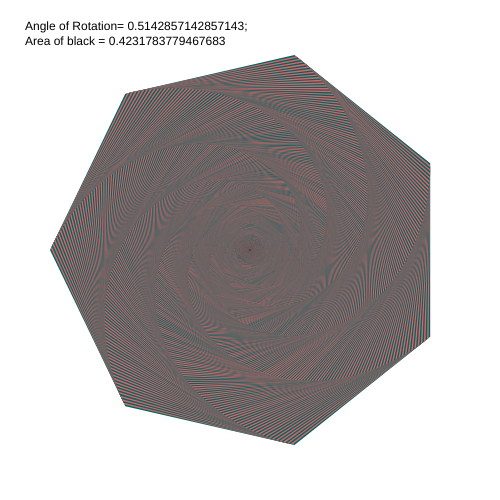
Frame 1 (no input)
Frame 60 (no input): identical to frame 1, image omitted
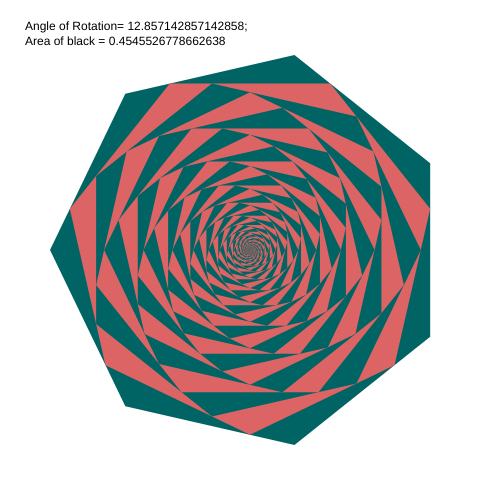
Frame 120 (the mouse pressed at the canvas centre since frame 60)

The p5.js sketch that drew these frames (run headless with seeded random() and noise() and a simulated clock; from frame 60 on, the mouse is pressed at the canvas centre):

// p5.js sketch
// ── sketch.js
let height = 500;
let width = 500;
let n = 7; //sides
let a = 180 * (n - 2) / n; //interior angle of regular polygon
let rot = 10;
let limit = 2000;
let mode = 0;

function setup() {
    createCanvas(width, height);
    angleMode(DEGREES);
    background(255);
};

function mouseClicked() {
    mode = (mode + 1) % 2
};

function draw() {
    translate(width/2, height/2);
    background(255);
    rotate(360 / n / 2);
    let rad = width * 2/5;
    rot = min(width, max(10, mouseX)) * (360 / n / 2) / width;

    for (let i = 0; i < limit; i ++) {
        
        if (mode == 0) {
            beginShape();
            fill((i % 2) * 220, 100, 100);
            noStroke();
            for (let i = 0; i < n; i++) {
                vertex(rad * cos(i * 360 / n), rad * sin(i * 360/n))
            }
            endShape(CLOSE);
        } else {
            limit = 1000
            noFill();
            stroke(0);
            strokeWeight(3);
            for (let i = 0; i < n; i++) {
                point(rad * cos(i * 360 / n), rad * sin(i * 360/n))
            }
        };

        rad *= sin(a / 2) / cos(90 - a / 2 - rot);
        rotate(rot);
    }

    area = 0.25 * n * tan(180 / n) * (1 - (cos(180 / n) / cos(180 / n - rot)) ** 2); // area of outer poly w/side 1
    area = area / (1 - (cos(180 / n) / cos(180 / n - rot)) ** 4);

    resetMatrix();
    fill(0);
    noStroke();
    text(`Angle of Rotation= ${rot};\nArea of black = ${area}`, width / 20, height * 3 / 50);
}
